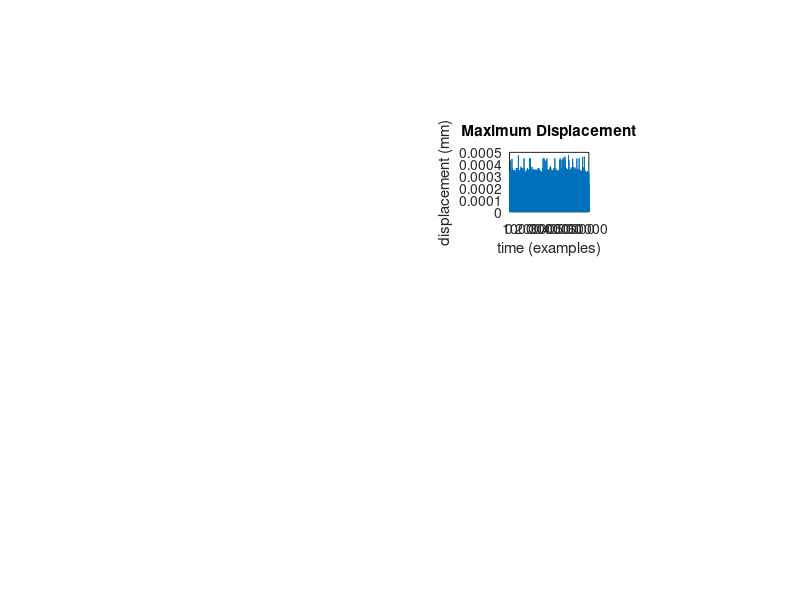

Reproduce this figure in MATLAB.
% Step 9
load matlab.mat
mean_COPx = mean(COPx);
mean_COPy = mean(COPy);
max_diff_ML = max(abs(diff(COPx)));
max_diff_AP = max(abs(diff(COPy)));
n = 1;
m = 2;
sum_sq_diff = (COPx(n+1:end) - COPx(n:end-1)).^2 + (COPy(n+1:end) - COPy(n:end-1)).^2;
planar_deviation = sqrt(sum(sum_sq_diff)) / length(sum_sq_diff);

subplot(5, 5, 9);
plot(abs(diff(COPy)));
xlabel('time (examples)');
ylabel('displacement (mm)');
title('Maximum Displacement');

